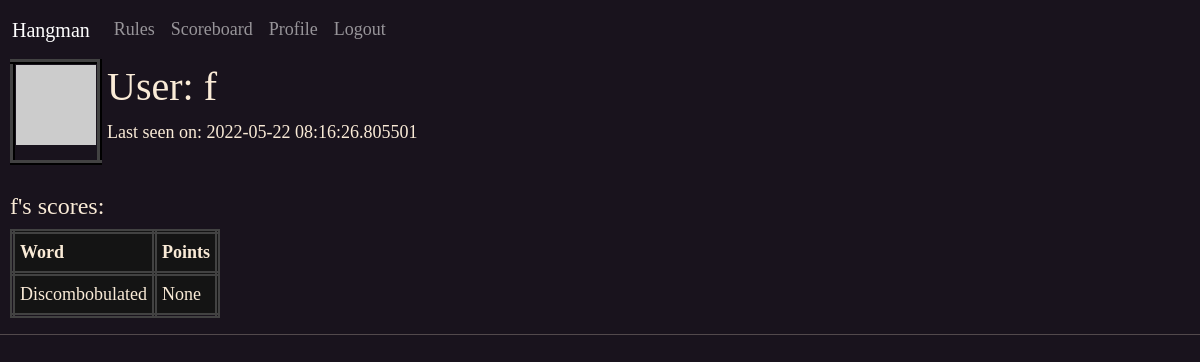
The page /user/f (signed in) on the database as committed earlier.
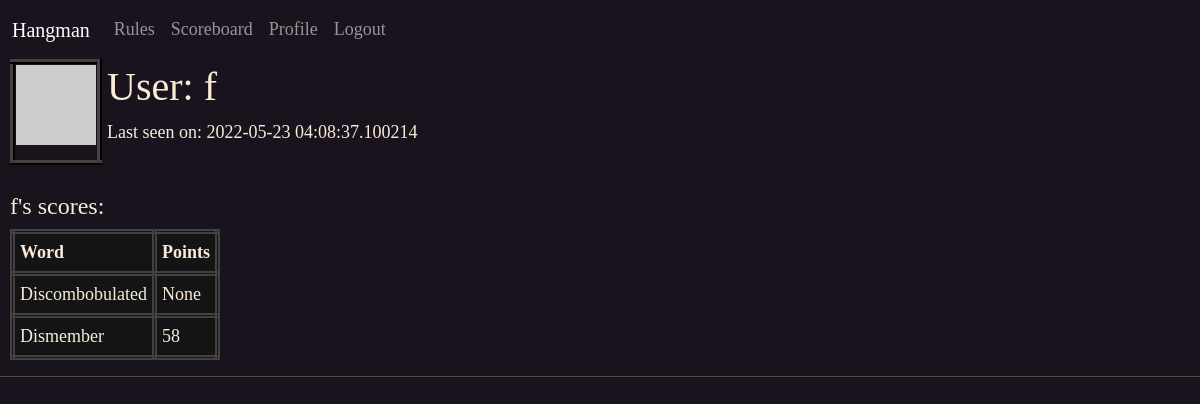
The same page on the database as committed later.
### app/models.py (models this page shows, shortened)
class User(UserMixin, db.Model):
    id = db.Column(db.Integer, primary_key=True)
    email = db.Column(db.String(60), index=True, unique=True)
    username = db.Column(db.String(60), index=True, unique=True)
    password_hash = db.Column(db.String(128))
    last_seen = db.Column(db.DateTime, default=datetime.utcnow())
    def avatar(self, size):
        digest = md5('hangguest@protonmail.com'.lower().encode('utf-8')).hexdigest()
        return 'https://www.gravatar.com/avatar/{}?d=retro&s={}'.format(digest,size)

class Words(db.Model):
    id = db.Column(db.Integer, primary_key=True)
    word = db.Column(db.String(60), index=True, unique=True)
    definition = db.Column(db.String(60), index=True, unique=True)

### app/routes.py (the view)
@app.route('/user/<username>')
@login_required
def user(username):
    user = User.query.filter_by(username=username).first_or_404()
    theScore = []
    for score in Scores.query.filter_by(user_id=current_user.id).all():
        theScore.append([f"{Words.query.get(score.word_id).word}",
                        f"{score.points}"])
    return render_template('user.html', user=user, points=theScore)

### app/models.py (called while the page is built)
@login.user_loader
def load_user(id):
    return User.query.get(int(id))

### app/routes.py (called while the page is built)
@app.before_request
def before_request():
    if current_user.is_authenticated:
        current_user.last_seen = datetime.utcnow()
        db.session.commit()

### app/templates/user.html (shortened to what this page needs)
{% extends "base.html" %}
{% block content %}
<table style="margin-left:10px">
    <tr valign="top">
        <td id="profilePic"><img src="{{ user.avatar(128) }}"></td>
        <td style="padding-left:5px;">
            <h1>User: {{ user.username }}</h1>
            {% if user.last_seen %}
                <p>Last seen on: {{ user.last_seen }}</p>
                {% endif %}
        </td>
    </tr>
</table><br>
<h4 style="margin-left:10px;">{{ user.username }}'s scores:</h4>
<table id="stats" style="margin-left:10px;">
    <tr>
        <th class="scores">Word</th>
        <th class="scores">Points</th>
    </tr>
    {% for item1, item2 in points %}
    <tr>
        <td class="scores">{{ item1 }}</td>
        <td class="scores">{{ item2 }}</td>
    </tr>
    {% endfor %}
</table>
{% endblock %}

Rows that differ between the two databases and show on the page:
changed User: last_seen "2022-05-22 08:16:26.805501" → "2022-05-23 04:08:37.100214"
now on this page (row unchanged): Words: word "Dismember", item2 "58"
